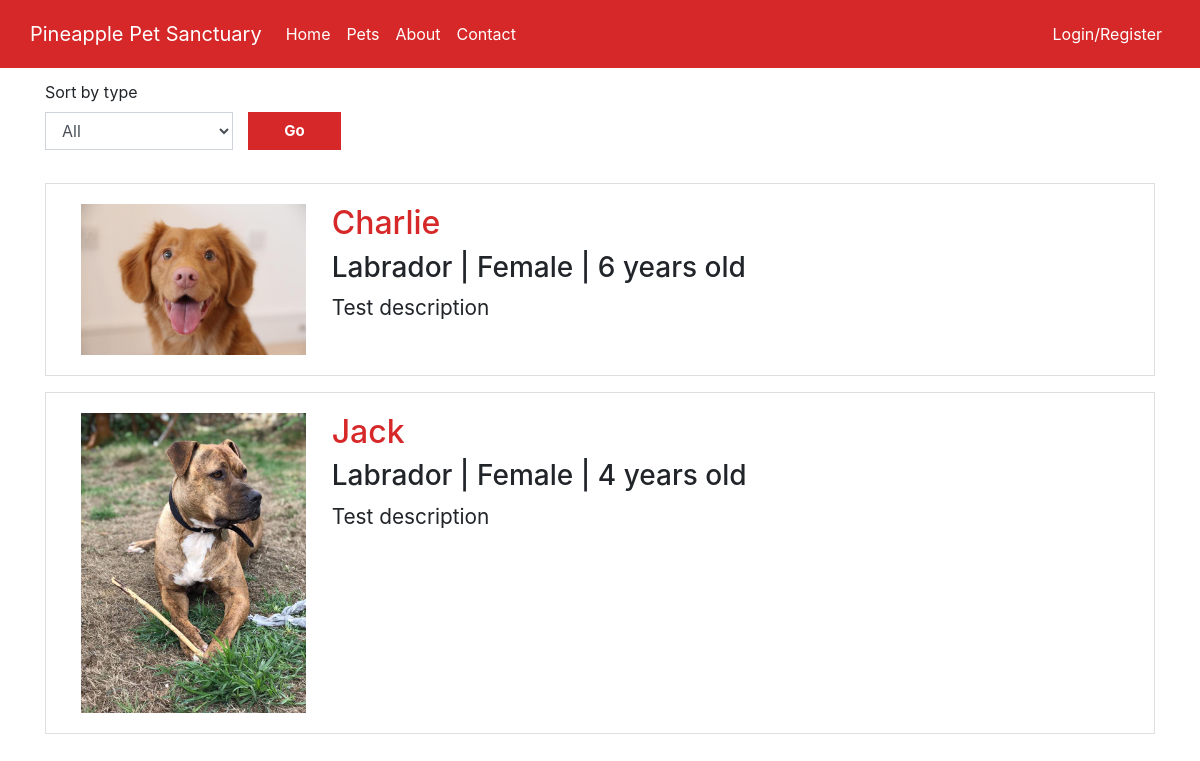
The page /pets.php on the database as committed earlier.
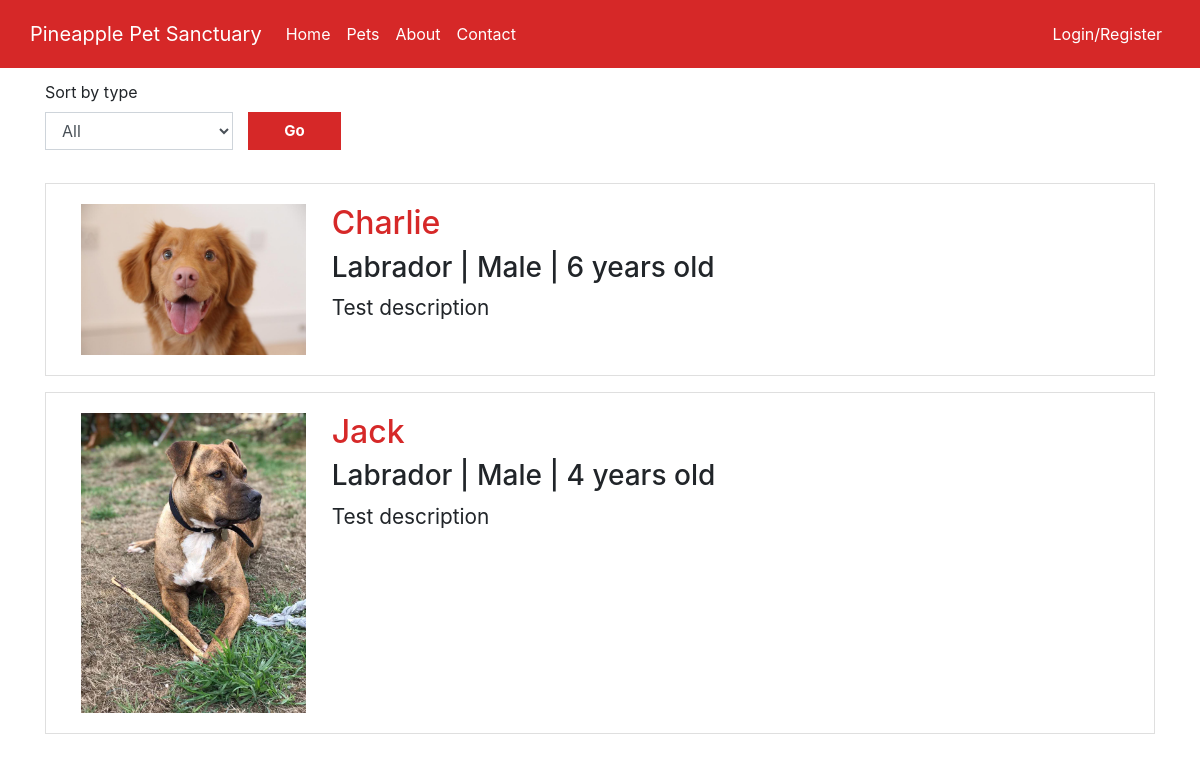
The same page on the database as committed later.
### tables this page shows
CREATE TABLE IF NOT EXISTS pet(
  pet_id INT(64) PRIMARY KEY AUTO_INCREMENT,
  pet_type_id INT(64) NOT NULL,
  pet_breed_id INT(64) NOT NULL,
  pet_name VARCHAR(20) NOT NULL,
  pet_age INT(2) NOT NULL,
  pet_gender INT(1) NOT NULL,
  pet_image VARCHAR(100) NOT NULL,
  pet_description TEXT(1000),
  pet_active BOOLEAN DEFAULT true,
  CONSTRAINT FK_pet_pet_type_id FOREIGN KEY (pet_type_id) REFERENCES pet_type(pet_type_id),
  CONSTRAINT FK_pet_pet_breed_id FOREIGN KEY (pet_breed_id) REFERENCES pet_breed(pet_breed_id),
  CONSTRAINT check_pet_gender CHECK(pet_gender IN (0, 1))
);

CREATE TABLE IF NOT EXISTS pet_breed(
  pet_breed_id INT(64) PRIMARY KEY AUTO_INCREMENT,
  pet_breed_name VARCHAR(20) NOT NULL
);

### pets.php (the view, shortened to what this page needs)
<?php
require_once('includes/connect.php');
include('includes/header.php');
?>
<div class="container" id="main">
  <form method="get" action="pets.php">
    <div class="form-group">
      <label for="view">Sort by type</label>
      <div class="row" id="search">
        <select class="col-8 col-md-2 form-control" id="view" name="view">
          <option value="%">All</option>
        </select>
        <button type="submit" class="col-3 col-md-1" id="go">Go</button>
      </div>
    </div>
  </form>
  <?php
  if (isset($_GET['view'])) {
    $sort = $_GET['view'];
  } else {
    $sort = '%';
  }
  $sql = 'SELECT *
    FROM pet
    INNER JOIN pet_type ON pet.pet_type_id = pet_type.pet_type_id
    INNER JOIN pet_breed ON pet.pet_breed_id = pet_breed.pet_breed_id
    WHERE pet_type_name LIKE ?
    AND pet_active = true
    ORDER BY pet.pet_id DESC';
  $stmt = $pdo->prepare($sql);
  $stmt->execute([$sort]);
  $pets = $stmt->fetchAll();
  if ($pets) {
    echo '<div class="pets">';
    foreach ($pets as $pet) {
  ?>
  <figure class="pet">
    <div class="card">
      <div class="card-body">
        <img class="pet" src='images/<?php echo $pet->pet_image ?>'>
        <div class="pets-description col-md-9">
          <a href='view_pet.php?pet=<?php echo $pet->pet_id ?>' class='no-underline'>
            <h2><?php echo $pet->pet_name ?></h2>
          </a>
          <h3><?php echo $pet->pet_breed_name ?> | <?php echo ($pet->pet_gender == 0 ? 'Male' : 'Female ') ?> |
            <?php echo $pet->pet_age ?> years old </h3>
          <p><?php echo $pet->pet_description ?></p>
        </div>
      </div>
    </div>
  </figure>
  <?php
    }
  }
  echo '</div>';
  ?>
</div>
<?php
include('includes/footer.php');
?>

### includes/header.php (shortened to what this page needs)
<!DOCTYPE html>
<html lang="en">
<head>
  <link rel="stylesheet" href="https://stackpath.bootstrapcdn.com/bootstrap/4.4.1/css/bootstrap.min.css">
  <link rel="stylesheet" href="css/main.css">
</head>
<body>
<nav class="navbar navbar-expand-lg navbar-light navbar-custom">
  <div class="container" id="nav-content">
    <a class="navbar-brand" href="index.php">Pineapple Pet Sanctuary</a>
    <div class="collapse navbar-collapse" id="navbarSupportedContent">
      <ul class="navbar-nav mr-auto">
        <li class="nav-item">
          <a class="nav-link nav-white" href="index.php">Home</a>
        </li>
        <li class="nav-item">
          <a class="nav-link nav-white" href="pets.php">Pets</a>
        </li>
        <li class="nav-item">
          <a class="nav-link nav-white" href="about.php">About</a>
        </li>
        <li class="nav-item">
          <a class="nav-link nav-white" href="contact.php">Contact</a>
        </li>
      </ul>
      <ul class="navbar-nav navbar-right">
        <?php
          if(isset($_SESSION['user_id'])){
            echo '<li class="nav-item">';
            echo  '<a class="nav-link nav-white" href="dashboard.php">My Account</a>';
            echo '</li>';
            if(isset($_SESSION['staff'])){
              echo '<li class="nav-item">';
              echo  '<a class="nav-link nav-white" href="admin_area.php?view=forms">Admin Area</a>';
              echo '</li>';
            }
            echo '<li class="nav-item">';
            echo  '<a class="nav-link nav-white" href="logout.php">Logout (' . $_SESSION['first_name'] . ')</a>';
            echo '</li>';
          } else{
            echo '<li class="nav-item">';
            echo  '<a class="nav-link nav-white" href="login.php">Login/Register</a>';
            echo '</li>';
          }
        ?>
      </ul>
    </div>
  </div>
</nav>

### includes/footer.php (shortened to what this page needs)
</body>
</html>

### css/main.css (style rules this page uses)
#main { margin-top: 1%; }
.no-underline { text-decoration: none !important; }
select, textarea, input { border-radius: 0px !important; }
.navbar-custom { background-color: #D62828; }
.navbar-brand, .nav-white { color: white !important; }
#nav-content { width: 100%; margin-left: auto; margin-right: auto; padding: 0; padding-top: 0.5%; padding-bottom: 0.5%; }
button { font-size: 15px; padding: 8px 16px; border: none; background-color: #D62828; color: white; font-weight: bold; display: inline-block; }
.pet img { max-height: 300px; max-width: 240px; padding-left: 15px; }
figure.pet img { float: left; }
div.pets { margin-top: 3%; }
.pet h2 { color: #D62828; }
p { font-size: 1.3rem; }
#search { padding-left: 15px; }
.card { border-radius: 0px !important; }
button#go { margin-left: 15px; }
.pets-description { float: left; margin-left: 1%; }

Rows that differ between the two databases and show on the page:
changed pet "Charlie": pet_gender "Female" → "Male"
changed pet "Jack": pet_gender "Female" → "Male"
